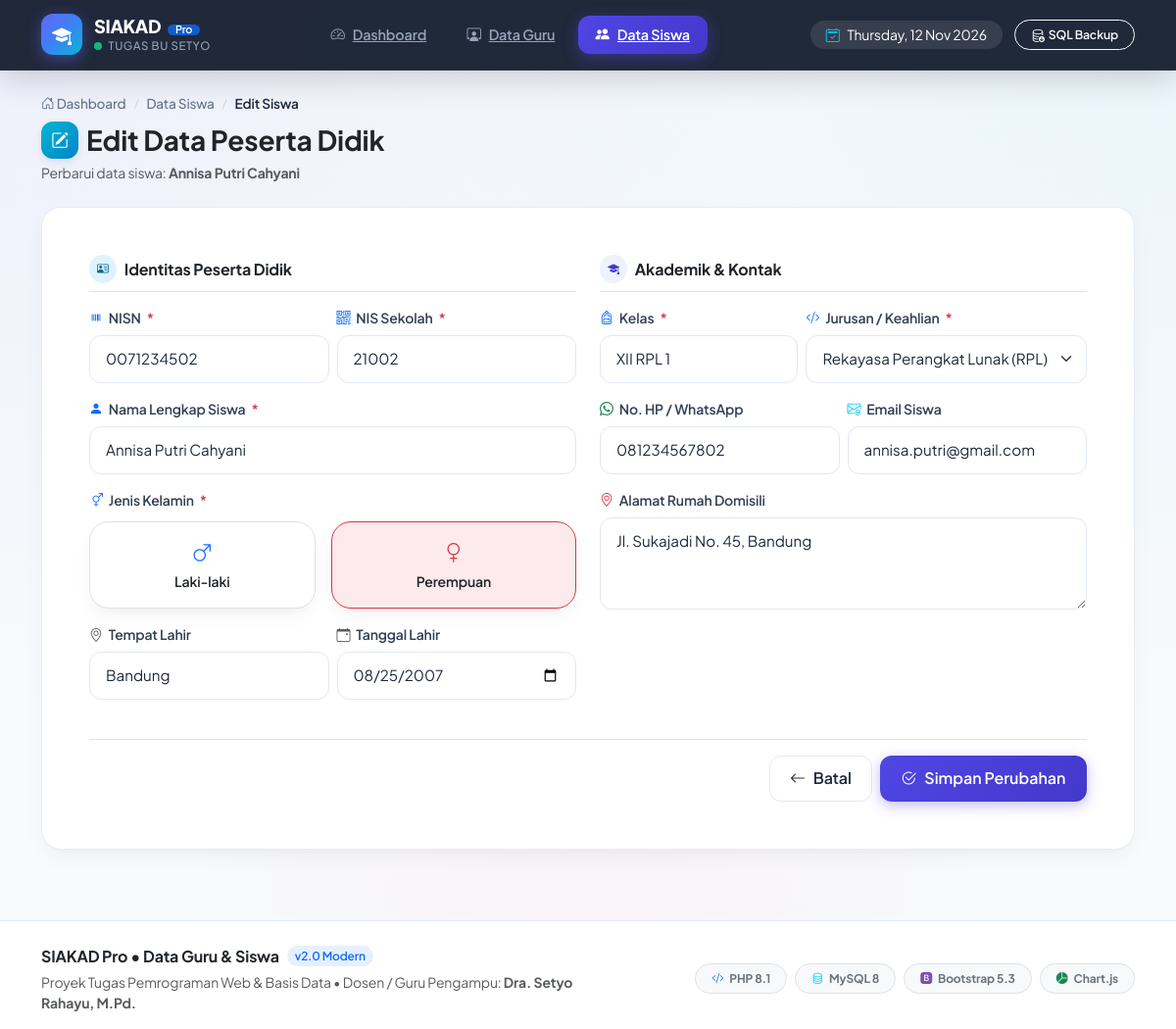
The app's page /siswa/edit.php?id=2 with its own data.
### tables this page shows
CREATE TABLE `siswa` (
  `id` INT(11) NOT NULL AUTO_INCREMENT,
  `nisn` VARCHAR(20) NOT NULL UNIQUE,
  `nis` VARCHAR(20) NOT NULL UNIQUE,
  `nama` VARCHAR(100) NOT NULL,
  `jenis_kelamin` ENUM('Laki-laki', 'Perempuan') NOT NULL,
  `kelas` VARCHAR(20) NOT NULL,
  `jurusan` VARCHAR(50) NOT NULL,
  `tempat_lahir` VARCHAR(50) DEFAULT NULL,
  `tanggal_lahir` DATE DEFAULT NULL,
  `telepon` VARCHAR(20) DEFAULT NULL,
  `email` VARCHAR(100) DEFAULT NULL,
  `alamat` TEXT DEFAULT NULL,
  `created_at` TIMESTAMP DEFAULT CURRENT_TIMESTAMP,
  PRIMARY KEY (`id`)
);

### siswa/edit.php (the view, shortened to what this page needs)
<?php
require_once __DIR__ . '/../config/database.php';
$id = isset($_GET['id']) ? intval($_GET['id']) : 0;
$query = mysqli_query($koneksi, "SELECT * FROM siswa WHERE id = $id");
$siswa = mysqli_fetch_assoc($query);
require_once __DIR__ . '/../includes/header.php';
?>
<div class="mb-4">
    <div class="breadcrumb-modern">
        <a href="<?= BASE_URL ?>/index.php"><i class="bi bi-house-door"></i> Dashboard</a>
        <span class="breadcrumb-separator">/</span>
        <a href="<?= BASE_URL ?>/siswa/index.php">Data Siswa</a>
        <span class="breadcrumb-separator">/</span>
        <span class="active">Edit Siswa</span>
    </div>
    <h3 class="fw-bold text-dark mb-1 d-flex align-items-center gap-2">
        <span class="avatar-gradient avatar-gradient-2" style="width: 38px; height: 38px; font-size: 1.1rem;">
            <i class="bi bi-pencil-square"></i>
        </span>
        Edit Data Peserta Didik
    </h3>
    <p class="text-muted small mb-0">Perbarui data siswa: <strong><?= htmlspecialchars($siswa['nama']); ?></strong></p>
</div>
<div class="card card-modern">
    <div class="card-body p-4 p-md-5">
        <form method="POST" action="">
            <div class="row g-4">
                <div class="col-lg-6">
                    <div class="d-flex align-items-center gap-2 mb-3 pb-2 border-bottom">
                        <span class="badge badge-soft-info rounded-circle p-2"><i class="bi bi-person-vcard"></i></span>
                        <h6 class="fw-bold text-dark mb-0">Identitas Peserta Didik</h6>
                    </div>
                    <div class="row g-2 mb-3">
                        <div class="col-md-6">
                            <label class="form-label-modern"><i class="bi bi-upc text-primary"></i> NISN <span class="text-danger">*</span></label>
                            <input type="text" name="nisn" class="form-control form-control-modern" value="<?= htmlspecialchars($_POST['nisn'] ?? $siswa['nisn']); ?>" required>
                        </div>
                        <div class="col-md-6">
                            <label class="form-label-modern"><i class="bi bi-qr-code text-primary"></i> NIS Sekolah <span class="text-danger">*</span></label>
                            <input type="text" name="nis" class="form-control form-control-modern" value="<?= htmlspecialchars($_POST['nis'] ?? $siswa['nis']); ?>" required>
                        </div>
                    </div>
                    <div class="mb-3">
                        <label class="form-label-modern"><i class="bi bi-person-fill text-primary"></i> Nama Lengkap Siswa <span class="text-danger">*</span></label>
                        <input type="text" name="nama" class="form-control form-control-modern" value="<?= htmlspecialchars($_POST['nama'] ?? $siswa['nama']); ?>" required>
                    </div>
                    <div class="mb-3">
                        <label class="form-label-modern"><i class="bi bi-gender-ambiguous text-primary"></i> Jenis Kelamin <span class="text-danger">*</span></label>
                        <?php $jk_val = $_POST['jenis_kelamin'] ?? $siswa['jenis_kelamin']; ?>
                        <div class="d-flex gap-3 pt-1">
                            <label class="card card-modern p-3 flex-fill text-center cursor-pointer border <?= ($jk_val == 'Laki-laki') ? 'border-primary bg-primary bg-opacity-10' : ''; ?>" style="cursor: pointer;">
                                <i class="bi bi-gender-male text-primary fs-5 d-block mb-1"></i>
                                <span class="fw-semibold small">Laki-laki</span>
                            </label>
                            <label class="card card-modern p-3 flex-fill text-center cursor-pointer border <?= ($jk_val == 'Perempuan') ? 'border-danger bg-danger bg-opacity-10' : ''; ?>" style="cursor: pointer;">
                                <i class="bi bi-gender-female text-danger fs-5 d-block mb-1"></i>
                                <span class="fw-semibold small">Perempuan</span>
                            </label>
                        </div>
                    </div>
                    <div class="row g-2 mb-3">
                        <div class="col-md-6">
                            <label class="form-label-modern"><i class="bi bi-geo-alt text-muted"></i> Tempat Lahir</label>
                            <input type="text" name="tempat_lahir" class="form-control form-control-modern" value="<?= htmlspecialchars($_POST['tempat_lahir'] ?? $siswa['tempat_lahir']); ?>">
                        </div>
                        <div class="col-md-6">
                            <label class="form-label-modern"><i class="bi bi-calendar-event text-muted"></i> Tanggal Lahir</label>
                            <input type="date" name="tanggal_lahir" class="form-control form-control-modern" value="<?= htmlspecialchars($_POST['tanggal_lahir'] ?? $siswa['tanggal_lahir']); ?>">
                        </div>
                    </div>
                </div>
                <div class="col-lg-6">
                    <div class="d-flex align-items-center gap-2 mb-3 pb-2 border-bottom">
                        <span class="badge badge-soft-primary rounded-circle p-2"><i class="bi bi-mortarboard-fill"></i></span>
                        <h6 class="fw-bold text-dark mb-0">Akademik &amp; Kontak</h6>
                    </div>
                    <div class="row g-2 mb-3">
                        <div class="col-md-5">
                            <label class="form-label-modern"><i class="bi bi-backpack text-primary"></i> Kelas <span class="text-danger">*</span></label>
                            <input type="text" name="kelas" class="form-control form-control-modern" value="<?= htmlspecialchars($_POST['kelas'] ?? $siswa['kelas']); ?>" required>
                        </div>
                        <div class="col-md-7">
                            <label class="form-label-modern"><i class="bi bi-code-slash text-primary"></i> Jurusan / Keahlian <span class="text-danger">*</span></label>
                            <?php $jur_val = $_POST['jurusan'] ?? $siswa['jurusan']; ?>
                            <select name="jurusan" class="form-select form-select-modern" required>
                                <option value="Rekayasa Perangkat Lunak" <?= ($jur_val == 'Rekayasa Perangkat Lunak') ? 'selected' : ''; ?>>Rekayasa Perangkat Lunak (RPL)</option>
                            </select>
                        </div>
                    </div>
                    <div class="row g-2 mb-3">
                        <div class="col-md-6">
                            <label class="form-label-modern"><i class="bi bi-whatsapp text-success"></i> No. HP / WhatsApp</label>
                            <input type="text" name="telepon" class="form-control form-control-modern" value="<?= htmlspecialchars($_POST['telepon'] ?? $siswa['telepon']); ?>">
                        </div>
                        <div class="col-md-6">
                            <label class="form-label-modern"><i class="bi bi-envelope-at text-info"></i> Email Siswa</label>
                            <input type="email" name="email" class="form-control form-control-modern" value="<?= htmlspecialchars($_POST['email'] ?? $siswa['email']); ?>">
                        </div>
                    </div>
                    <div class="mb-3">
                        <label class="form-label-modern"><i class="bi bi-geo-alt text-danger"></i> Alamat Rumah Domisili</label>
                        <textarea name="alamat" class="form-control form-control-modern" rows="3"><?= htmlspecialchars($_POST['alamat'] ?? $siswa['alamat']); ?></textarea>
                    </div>
                </div>
            </div>
            <div class="mt-4 pt-3 border-top d-flex justify-content-end gap-2">
                <a href="<?= BASE_URL ?>/siswa/index.php" class="btn btn-modern-outline">
                    <i class="bi bi-arrow-left"></i> Batal
                </a>
                <button type="submit" class="btn btn-modern-primary">
                    <i class="bi bi-check2-circle"></i> Simpan Perubahan
                </button>
            </div>
        </form>
    </div>
</div>
<?php require_once __DIR__ . '/../includes/footer.php'; ?>

### includes/header.php (style rules this page uses)
:root { --primary: #4f46e5; --primary-hover: #4338ca; --primary-light: #eef2ff; --secondary: #0ea5e9; --success: #10b981; --warning: #f59e0b; --danger: #ef4444; --dark: #0f172a; --dark-card: #1e293b; --surface: #ffffff; --bg-page: #f8fafc; --border-color: #e2e8f0; --text-main: #1e293b; --text-muted: #64748b; --radius-sm: 8px; --radius-md: 14px; --radius-lg: 20px; --radius-xl: 28px; --shadow-subtle: 0 1px 3px 0 rgba(0, 0, 0, 0.05), 0 1px 2px -1px rgba(0, 0, 0, 0.05); --shadow-card: 0 10px 25px -5px rgba(15, 23, 42, 0.05), 0 8px 10px -6px rgba(15, 23, 42, 0.03); --shadow-hover: 0 20px 35px -10px rgba(79, 70, 229, 0.12), 0 10px 15px -3px rgba(15, 23, 42, 0.05); }
* { box-sizing: border-box; }
body { font-family: 'Plus Jakarta Sans', -apple-system, BlinkMacSystemFont, "Segoe UI", Roboto, sans-serif; background-color: var(--bg-page); background-image: radial-gradient(at 0% 0%, rgba(99, 102, 241, 0.07) 0px, transparent 50%), radial-gradient(at 100% 0%, rgba(14, 165, 233, 0.06) 0px, transparent 50%), radial-gradient(at 50% 100%, rgba(244, 63, 94, 0.04) 0px, transparent 50%); background-attachment: fixed; color: var(--text-main); min-height: 100vh; display: flex; flex-direction: column; letter-spacing: -0.01em; -webkit-font-smoothing: antialiased; }
.card-modern { background-color: var(--surface); border: 1px solid rgba(226, 232, 240, 0.8); border-radius: var(--radius-lg); box-shadow: var(--shadow-card); transition: all 0.3s cubic-bezier(0.4, 0, 0.2, 1); overflow: hidden; }
.btn-modern-primary { background: linear-gradient(135deg, #4f46e5 0%, #4338ca 100%); color: #ffffff; border: none; font-weight: 600; padding: 0.65rem 1.35rem; border-radius: 12px; box-shadow: 0 4px 14px rgba(79, 70, 229, 0.35); transition: all 0.25s ease; display: inline-flex; align-items: center; gap: 8px; }
.btn-modern-outline { background: #ffffff; color: var(--text-main); border: 1px solid var(--border-color); font-weight: 600; padding: 0.65rem 1.25rem; border-radius: 12px; transition: all 0.2s ease; display: inline-flex; align-items: center; gap: 8px; }
.badge-soft-primary { background-color: #eef2ff; color: #4338ca; }
.badge-soft-info { background-color: #e0f2fe; color: #0369a1; }
.avatar-gradient { width: 44px; height: 44px; border-radius: 12px; display: inline-flex; align-items: center; justify-content: center; font-weight: 700; font-size: 1rem; color: white; box-shadow: 0 4px 10px rgba(0, 0, 0, 0.08); flex-shrink: 0; }
.avatar-gradient-2 { background: linear-gradient(135deg, #06b6d4, #0284c7); }
.form-control-modern, .form-select-modern { border: 1.5px solid #e2e8f0; border-radius: 12px; padding: 0.75rem 1rem; font-size: 0.95rem; color: var(--text-main); background-color: #ffffff; transition: all 0.2s ease; }
.form-label-modern { font-weight: 600; font-size: 0.875rem; color: #334155; margin-bottom: 0.45rem; display: flex; align-items: center; gap: 6px; }
.breadcrumb-modern { display: flex; align-items: center; gap: 8px; margin-bottom: 0.5rem; font-size: 0.85rem; }
.breadcrumb-modern a { color: #64748b; text-decoration: none; font-weight: 500; transition: color 0.15s ease; }
.breadcrumb-modern .active { color: #1e293b; font-weight: 600; }
.breadcrumb-separator { color: #cbd5e1; font-size: 0.75rem; }

### records on screen
siswa: nama "Annisa Putri Cahyani", nisn "0071234502", nis "21002", tempat_lahir "Bandung", tanggal_lahir "08/25/2007", kelas "XII RPL 1", jurusan "Rekayasa Perangkat Lunak (RPL)", telepon "081234567802", email "annisa.putri@gmail.com", alamat "Jl. Sukajadi No. 45, Bandung"
